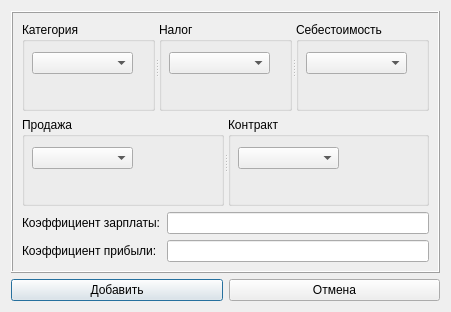
<?xml version="1.0" encoding="UTF-8"?>
<ui version="4.0">
 <class>AddDefCategoryDialog</class>
 <widget class="QDialog" name="AddDefCategoryDialog">
  <property name="geometry">
   <rect>
    <x>0</x>
    <y>0</y>
    <width>451</width>
    <height>312</height>
   </rect>
  </property>
  <property name="windowTitle">
   <string>Dialog</string>
  </property>
  <layout class="QVBoxLayout" name="verticalLayout_2">
   <item>
    <widget class="QFrame" name="FramePrmrs">
     <property name="sizePolicy">
      <sizepolicy hsizetype="Expanding" vsizetype="Expanding">
       <horstretch>0</horstretch>
       <verstretch>0</verstretch>
      </sizepolicy>
     </property>
     <property name="frameShape">
      <enum>QFrame::Box</enum>
     </property>
     <property name="frameShadow">
      <enum>QFrame::Raised</enum>
     </property>
     <layout class="QVBoxLayout" name="verticalLayout">
      <item>
       <widget class="QSplitter" name="splitter">
        <property name="orientation">
         <enum>Qt::Horizontal</enum>
        </property>
        <widget class="QGroupBox" name="GrpBoxCategory">
         <property name="sizePolicy">
          <sizepolicy hsizetype="Expanding" vsizetype="Expanding">
           <horstretch>0</horstretch>
           <verstretch>0</verstretch>
          </sizepolicy>
         </property>
         <property name="title">
          <string>Категория</string>
         </property>
         <widget class="QComboBox" name="CmbBoxCategory">
          <property name="geometry">
           <rect>
            <x>10</x>
            <y>30</y>
            <width>101</width>
            <height>22</height>
           </rect>
          </property>
         </widget>
        </widget>
        <widget class="QGroupBox" name="GrpBoxTax">
         <property name="sizePolicy">
          <sizepolicy hsizetype="Expanding" vsizetype="Expanding">
           <horstretch>0</horstretch>
           <verstretch>0</verstretch>
          </sizepolicy>
         </property>
         <property name="title">
          <string>Налог</string>
         </property>
         <widget class="QComboBox" name="CmbBoxTax">
          <property name="geometry">
           <rect>
            <x>10</x>
            <y>30</y>
            <width>101</width>
            <height>22</height>
           </rect>
          </property>
         </widget>
        </widget>
        <widget class="QGroupBox" name="GrpBoxSelfcoast">
         <property name="sizePolicy">
          <sizepolicy hsizetype="Expanding" vsizetype="Preferred">
           <horstretch>0</horstretch>
           <verstretch>0</verstretch>
          </sizepolicy>
         </property>
         <property name="title">
          <string>Себестоимость</string>
         </property>
         <widget class="QComboBox" name="CmbBoxSelfcoast">
          <property name="geometry">
           <rect>
            <x>10</x>
            <y>30</y>
            <width>101</width>
            <height>22</height>
           </rect>
          </property>
         </widget>
        </widget>
       </widget>
      </item>
      <item>
       <widget class="QSplitter" name="splitter_2">
        <property name="orientation">
         <enum>Qt::Horizontal</enum>
        </property>
        <widget class="QGroupBox" name="GrpBoxSelling">
         <property name="title">
          <string>Продажа</string>
         </property>
         <widget class="QComboBox" name="CmbBoxSelling">
          <property name="geometry">
           <rect>
            <x>10</x>
            <y>30</y>
            <width>101</width>
            <height>22</height>
           </rect>
          </property>
         </widget>
        </widget>
        <widget class="QGroupBox" name="GrpBoxContract">
         <property name="title">
          <string>Контракт</string>
         </property>
         <widget class="QComboBox" name="CmbBoxContract">
          <property name="geometry">
           <rect>
            <x>10</x>
            <y>30</y>
            <width>101</width>
            <height>22</height>
           </rect>
          </property>
         </widget>
        </widget>
       </widget>
      </item>
      <item>
       <layout class="QGridLayout" name="gridLayout">
        <item row="0" column="0">
         <widget class="QLabel" name="LblKoefSalary">
          <property name="text">
           <string>Коэффициент зарплаты:</string>
          </property>
         </widget>
        </item>
        <item row="0" column="1">
         <widget class="QLineEdit" name="EditKoefSalary"/>
        </item>
        <item row="1" column="0">
         <widget class="QLabel" name="LblBasicKoefProfit">
          <property name="text">
           <string>Коэффициент прибыли:</string>
          </property>
         </widget>
        </item>
        <item row="1" column="1">
         <widget class="QLineEdit" name="EditKoefProfit"/>
        </item>
       </layout>
      </item>
     </layout>
    </widget>
   </item>
   <item>
    <layout class="QHBoxLayout" name="horizontalLayout">
     <item>
      <widget class="QPushButton" name="BtnAdd">
       <property name="text">
        <string>Добавить</string>
       </property>
      </widget>
     </item>
     <item>
      <widget class="QPushButton" name="BtnCancel">
       <property name="text">
        <string>Отмена</string>
       </property>
      </widget>
     </item>
    </layout>
   </item>
  </layout>
 </widget>
 <resources/>
 <connections/>
</ui>
